Frame 1 (no input): blank canvas, image omitted
Frame 60 (the mouse pressed at the canvas centre just before this capture): blank canvas, image omitted
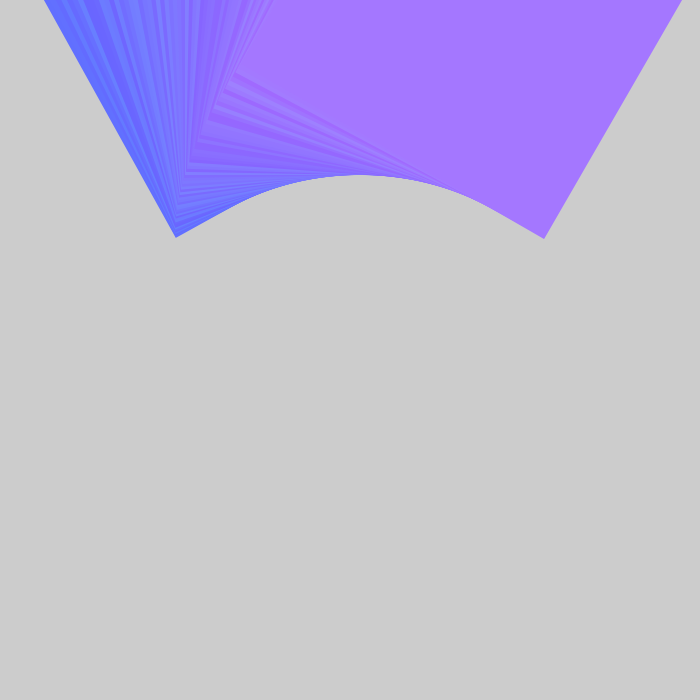
Frame 120 (the mouse held since frame 60 and released just before this capture)

The Processing sketch whose frames 1 and 60 were blank and that drew this single picture after the mouse press (run headless with seeded random() and noise(); from frame 60 on, the mouse is pressed at the canvas centre):

// Processing sketch: colorfulmovingsquare
// ── colorfulmovingsquare.pde
//colorful moving square 

int x = 0; 
int y = 0; 

void setup(){
  size(700,700);
  rectMode(CENTER); 
 
}

void draw(){
 if (x > width) {
   x = -100;
   y += 70; 
 }else{
   x+=3; 
 }
  
  
  x++; 
  
  pushMatrix();
  translate(x,y); 
  rotate(radians(frameCount)); 
  noStroke();
  fill(map(x, -100, width + 100, 0, 255), random(100, 130), mouseY); 
  rect(0,0, mouseX, mouseY); 
  popMatrix();
}
